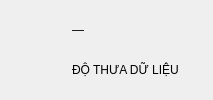
             <widget class="QFrame" name="frameKpiSparsity">
              <property name="card" stdset="0">
               <bool>true</bool>
              </property>
              <property name="minimumSize">
               <size>
                <width>0</width>
                <height>84</height>
               </size>
              </property>
              <layout class="QHBoxLayout" name="horizontalLayoutKpiSparsity">
               <property name="spacing">
                <number>12</number>
               </property>
               <property name="leftMargin">
                <number>14</number>
               </property>
               <property name="topMargin">
                <number>10</number>
               </property>
               <property name="rightMargin">
                <number>14</number>
               </property>
               <property name="bottomMargin">
                <number>10</number>
               </property>
               <item>
                <widget class="QLabel" name="labelKpiSparsityIcon">
                 <property name="minimumSize">
                  <size>
                   <width>46</width>
                   <height>46</height>
                  </size>
                 </property>
                 <property name="maximumSize">
                  <size>
                   <width>46</width>
                   <height>46</height>
                  </size>
                 </property>
                 <property name="text">
                  <string />
                 </property>
                 <property name="pixmap">
                  <pixmap>../images/ic_kpi_sparsity.png</pixmap>
                 </property>
                 <property name="scaledContents">
                  <bool>true</bool>
                 </property>
                </widget>
               </item>
               <item>
                <layout class="QVBoxLayout" name="verticalLayoutKpiSparsity">
                 <property name="spacing">
                  <number>0</number>
                 </property>
                 <property name="leftMargin">
                  <number>0</number>
                 </property>
                 <property name="topMargin">
                  <number>0</number>
                 </property>
                 <property name="rightMargin">
                  <number>0</number>
                 </property>
                 <property name="bottomMargin">
                  <number>0</number>
                 </property>
                 <item>
                  <widget class="QLabel" name="labelKpiSparsity">
                   <property name="text">
                    <string>—</string>
                   </property>
                   <property name="kpi" stdset="0">
                    <string notr="true">value</string>
                   </property>
                  </widget>
                 </item>
                 <item>
                  <widget class="QLabel" name="labelKpiSparsityCaption">
                   <property name="text">
                    <string>ĐỘ THƯA DỮ LIỆU</string>
                   </property>
                   <property name="kpi" stdset="0">
                    <string notr="true">caption</string>
                   </property>
                  </widget>
                 </item>
                </layout>
               </item>
               <item>
                <spacer name="horizontalSpacer_7">
                 <property name="orientation">
                  <enum>Qt::Horizontal</enum>
                 </property>
                 <property name="sizeHint" stdset="0">
                  <size>
                   <width>20</width>
                   <height>20</height>
                  </size>
                 </property>
                </spacer>
               </item>
              </layout>
             </widget>
